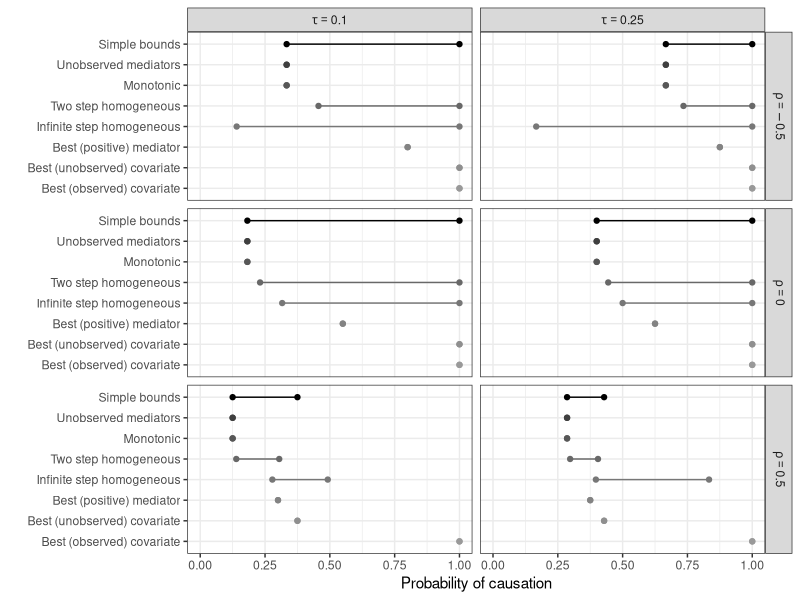

The R source for this figure:
# Example figure — Bounding Causes of Effects With Mediators
# Paper folder: https://github.com/replicate-anything/registry/tree/main/papers/10.1177_00491241211036161
# Run from the paper's code/ folder: Rscript fig_1.R

library(ggplot2)

make_fig_1 <- function(data = NULL) {
  if (!is.null(data)) {
    return(data)
  }

  markov <- function(t, r) {
    matrix(c(t - r + 1, 1 - t - r, 1 - t + r, 1 + t + r) / 2, 2, 2)
  }

  bounds_T <- function(T) {
    L <- function(T) max(0, (T[2, 2] - T[1, 2]) / T[2, 2])
    H <- function(T) min(1, T[1, 1] / T[2, 2])

    tau <- T[2, 2] - T[1, 2]
    rho <- T[2, 2] - T[1, 1]

    T2 <- markov(tau^.5, rho / (1 + tau^.5))

    best_het <- function(T) {
      matrix(
        c(
          min(1, T[1, 2] * 2),
          2 * T[1, 2] - min(1, T[1, 2] * 2),
          2 * T[2, 2] - min(1, T[2, 2] * 2),
          min(1, T[2, 2] * 2)
        ),
        2, 2
      )
    }

    best_het_bounds <- function(T) {
      M <- best_het(T)
      M1 <- matrix(c(1 - M[1, ], M[1, ]), 2, 2)
      M2 <- matrix(c(1 - M[2, ], M[2, ]), 2, 2)
      c(
        L = (M[2, 2] / (M[1, 2] + M[2, 2])) * L(M2) +
          (M[1, 2] / (M[1, 2] + M[2, 2])) * L(M1),
        H = (M[2, 2] / (M[1, 2] + M[2, 2])) * H(M2) +
          (M[1, 2] / (M[1, 2] + M[2, 2])) * H(M1)
      )
    }

    rbind(
      simple = c(L(T), H(T)),
      unobserved = c(L(T), L(T)),
      monotone = c(L(T), L(T)),
      two_step_homog = c(L(T2)^2, H(T2^2)),
      inifinte_homog = c(tau^.5 * (1 + rho / (1 - tau)), min(1, tau^(rho / (1 - tau)))),
      best_lower = c(T[1, 1], T[1, 1]),
      best_cov_un = c(L = H(T), H = H(T)),
      best_cov_ob = c(1, 1)
    )
  }

  bound_names <- c(
    "Simple bounds",
    "Unobserved mediators",
    "Monotonic",
    "Two step homogeneous",
    "Infinite step homogeneous",
    "Best (positive) mediator",
    "Best (unobserved) covariate",
    "Best (observed) covariate"
  )

  rho_values <- round(c(-.5, 0, .5), 2)

  bounds_list <- lapply(rho_values, function(rho) {
    do.call(rbind, lapply(c(.1, .25), function(tau) {
      T <- markov(tau, rho)
      bounds <- as.data.frame(bounds_T(T))
      bounds$rho <- as.factor(rho)
      bounds$tau <- as.factor(tau)
      bounds$label <- rownames(bounds)
      bounds
    }))
  })

  df <- do.call(rbind, bounds_list)
  df$names <- rep(bound_names, nrow(df) / length(unique(df$label)))

  structure(
    df,
    bound_names = bound_names,
    rho_values = rho_values
  )
}

format_fig_1 <- function(object) {
  if (inherits(object, "ggplot")) {
    return(object)
  }
  if (!is.data.frame(object)) {
    stop(
      "Expected a bounds data frame from make_fig_1(). ",
      "Rebuild with: Rscript scripts/build_artifacts.R papers/10.1177_00491241211036161",
      call. = FALSE
    )
  }

  bound_names <- c(
    "Simple bounds",
    "Unobserved mediators",
    "Monotonic",
    "Two step homogeneous",
    "Infinite step homogeneous",
    "Best (positive) mediator",
    "Best (unobserved) covariate",
    "Best (observed) covariate"
  )
  rho_values <- round(c(-.5, 0, .5), 2)

  dat <- object
  dat$names <- factor(dat$names, levels = rev(bound_names))
  dat$rho <- paste("rho ==", dat$rho)
  dat$tau <- paste("tau ==", dat$tau)
  dat$rho <- factor(dat$rho, levels = paste0("rho == ", rho_values))

  ggplot2::ggplot(dat, ggplot2::aes(x = names, ymin = L, ymax = H, color = names)) +
    ggplot2::geom_point(ggplot2::aes(y = L), position = ggplot2::position_dodge(.8)) +
    ggplot2::geom_point(ggplot2::aes(y = H), position = ggplot2::position_dodge(.8)) +
    ggplot2::geom_linerange(position = ggplot2::position_dodge(.8)) +
    ggplot2::scale_y_continuous(breaks = c(0, 0.25, 0.5, 0.75, 1)) +
    ggplot2::coord_flip(ylim = c(0, 1)) +
    ggplot2::theme_bw() +
    ggplot2::guides(color = ggplot2::guide_legend(ncol = 2)) +
    ggplot2::labs(
      y = "Probability of causation",
      x = "",
      shape = "\u03C1",
      colour = "\u03C1"
    ) +
    ggplot2::theme(legend.position = "bottom") +
    ggplot2::facet_grid(rho ~ tau, labeller = ggplot2::label_parsed) +
    ggplot2::theme(legend.position = "none") +
    ggplot2::scale_color_grey(start = .6, end = 0)
}

make_fig_1() |> format_fig_1()
